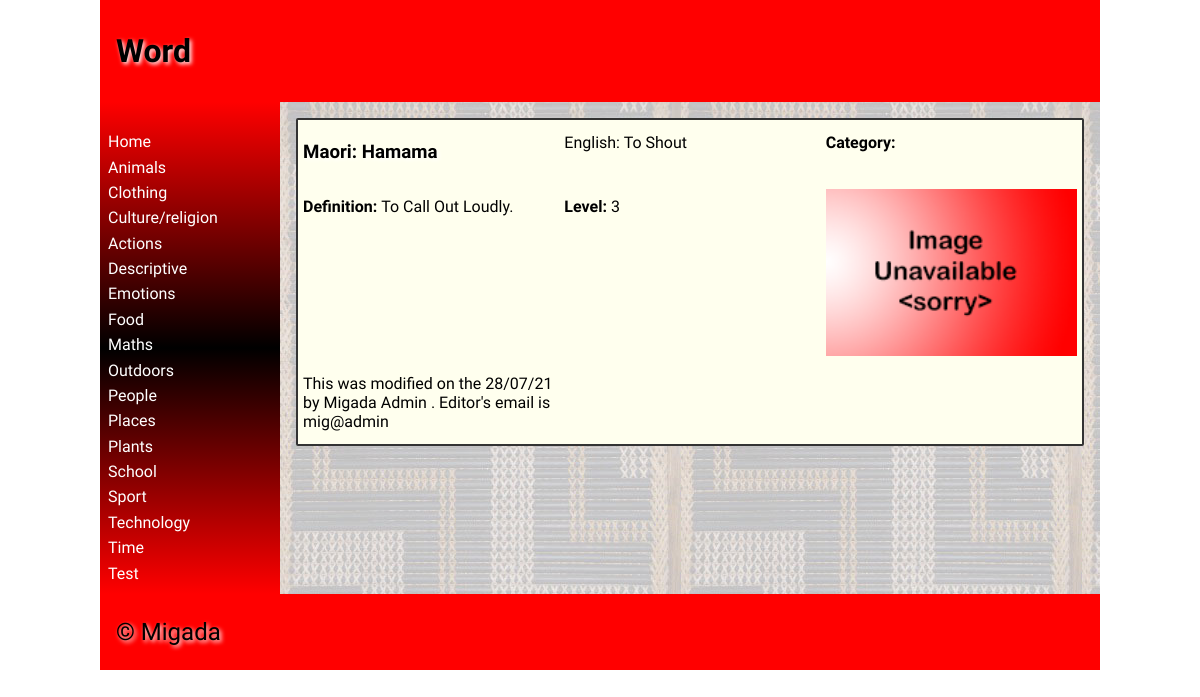
/wordpage?word=1&category=, run on the app's committed database.
### tables this page shows
CREATE TABLE "category"
(
	categoryid INTEGER
		constraint category_pk
			primary key autoincrement,
	category varchar(30)
);

CREATE TABLE "dictionary_values"
(
	id INTEGER
		constraint dictionary_values_pk
			primary key autoincrement,
	maori varchar(60),
	english varchar(100),
	category INTEGER,
	definition varchar(500),
	level INTEGER,
	picture varchar(15),
	userid INTEGER,
	date_modified char(8)
);

CREATE TABLE users
(
	id INTEGER
		constraint users_pk
			primary key autoincrement,
	fname varchar(30),
	lname varchar(30),
	email varchar(80),
	password varchar(120)
);

### app.py (the view)
@app.route('/wordpage') # Word Page
def render_wordpage():
    id = request.args.get("word") #Gets the information from the URL arguments.
    categoryname = request.args.get("category")
    con = create_connection("maori_dictionary.db") # Gets all the information for the one word.
    query = "SELECT id, maori, english, category, definition, level, picture, userid, date_modified FROM dictionary_values WHERE id=?"
    cur = con.cursor()
    cur.execute(query, (id,))
    print(cur.fetchall)
    one = cur.fetchall()[0]
    userid = one[7]
    print(userid)
    print(one)
    con.close()
    con = create_connection("maori_dictionary.db") # This gets all the creator/modifiers information.
    query = "SELECT fname, lname, email FROM users WHERE id=?"
    cur = con.cursor()
    cur.execute(query, (userid,))
    details = cur.fetchall()
    print(details[0])
    fname = details[0][0]
    lname = details[0][1]
    email = details[0][2]
    con.close()
    return return_page('wordpage.html', oneword=one, category=categoryname, logged_in=is_logged_in(), fname=fname, lname=lname, email=email) # renders the wordpage and sends all the information to the HTML page.

### app.py (called while the page is built)
def create_connection(db_file): # This function is used to make a connection with the database.
    try:                        #It is used when ever I do a query.
        connection = sqlite3.connect(db_file)
        return connection
    except Error as e:
        print(e)

def return_page(page, **extras): # This function does the rendering of the webpages. It allows me to pass through all of the cateogory information to all the pages.
    con = create_connection("maori_dictionary.db") # Makes connection and executes query to get category information.
    query = "SELECT categoryid, category  FROM category"
    cur = con.cursor()
    cur.execute(query)
    categorylist = dict(cur.fetchall())
    print(categorylist)
    con.close
    return render_template(page, categories=categorylist, **extras) # Renders all the webpages and sends category information.

def is_logged_in(): # Checks if and user is logged in.
    if session.get("email") is None:
        print("not logged in")
        return False
    else:
        print("logged in")
        return True

### templates/wordpage.html (shortened to what this page needs)
{% extends 'base.html' %}
{% block heading %}Word{% endblock %}
{% block main %}
    <div class="word-box" >
        <h3>Maori: {{ oneword[1]|title }}</h3>
        <p>English: {{ oneword[2]|title }}</p>
        <p><strong>Category: </strong>{{ category|title }}</p>
        <p><strong>Definition: </strong>{{ oneword[4]|title }}</p>
        <p><strong>Level: </strong>{{ oneword[5] }}</p>
        <img src="static/images/{{ oneword[6] }}.png">
        <p>This was modified on the {{ oneword[8] }} by {{ fname }} {{ lname }} . Editor's email is {{ email }}</p>
    </div>
{% endblock %}

### templates/base.html (shortened to what this page needs)
<!doctype html>
<html lang="en">
<head>
	<link href="{{ url_for('static', filename='css/style.css') }}" rel="stylesheet">
</head>
<body>
	<div id="container">
		<header>
			<h1>{% block heading %}{% endblock %}</h1>
		</header>
		<nav>
			<ul>
                <li><a href="\">Home</a></li>
                {% for id, category in categories.items() %}
                    <li><a href="/categorypage?category={{ id }}">{{ category|title }}</a></li>
                {% endfor %}
			</ul>
		</nav>
		<main>
            {% block main%}{% endblock %}
        </main>
		<footer>
			<p>
				&copy; Migada
			</p>
		</footer>
	</div>
</body>
</html>

### static/css/style.css (style rules this page uses)
* { font-family: Comfortaa, sans-serif; margin: 0; padding: 0; box-sizing: border-box; }
#container { display: grid; grid-template-columns: 75px auto; grid-template-areas: 'nav header' 'main main' 'footer footer'; }
header { grid-area: header; background-color: #f00; padding: 1rem; }
nav { grid-area: nav; }
main { grid-area: main; padding: 1rem; background-color: #edd; }
h1, h2, h3, h4 { padding: 1rem 0; font-family: 'Suez One', serif; color: #000; text-shadow: 2px 2px 4px #fff; }
p { padding: 0.5rem 0; }
a { color: #222; }
img { width: 100%; }
footer { grid-area: footer; padding: 1rem; background-color: #f00; }
footer p { color: #000; text-shadow: 2px 2px 4px #fff; font-size: 1.5rem; }
@media only screen and (min-width: 768px) { #container { grid-template-columns: 180px auto; grid-template-areas: 'header header' 'nav main' 'footer footer'; } }
@media only screen and (min-width: 768px) { nav { background: linear-gradient(180deg, rgba(255,0,0,1) 0%, rgba(0, 0, 0, 1) 50%, rgba(255,0,0,1) 100%); padding: 0.5rem; } }
@media only screen and (min-width: 768px) { nav ul { list-style: none; } }
@media only screen and (min-width: 768px) { nav li { padding: 0.2rem 0; } }
@media only screen and (min-width: 768px) { nav a { color: #fff; text-decoration: none; } }
@media only screen and (min-width: 768px) { main { background-image: url('/poutama.png'); } }
@media only screen and (min-width: 1000px) { #container { width: 1000px; margin: auto; } }
@media only screen and (min-width: 1000px) { .word-box { background-color: #ffe; padding:5px; border: 2px solid #333; border-radius: 2px; display: grid; grid-template-columns: 1fr 1fr 1fr; grid-column-gap: 10px; grid-row-gap: 10px; } }

### data on the page
category: category "Animals"
category: category "Clothing"
category: category "Culture/religion"
category: category "Actions"
category: category "Descriptive"
category: category "Emotions"
category: category "Food"
category: category "Maths"
category: category "Outdoors"
category: category "People"
category: category "Places"
category: category "Plants"
category: category "School"
category: category "Sport"
category: category "Technology"
category: category "Time"
category: category "Test"
dictionary_values: maori "Hamama", english "To Shout", definition "To Call Out Loudly.", level "3", picture (placeholder picture), date_modified "28/07/21"
users: fname "Migada", lname "Admin", email "mig@admin"
